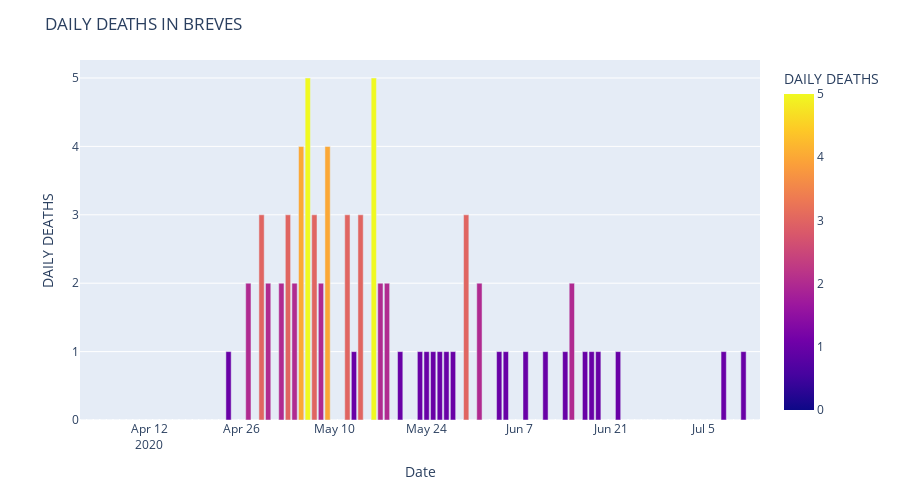

Write notebook code for a chart like this one.
### Code cell
#DAILY DEATHS IN BREVES
carona_data = df_breves.groupby(['Date'])['Deaths'].sum().reset_index().sort_values('Deaths',ascending = True)
carona_data['DAILY DEATHS'] = carona_data['Deaths'].sub(carona_data['Deaths'].shift())
carona_data['DAILY DEATHS'].iloc[0] = carona_data['Deaths'].iloc[0]
carona_data['DAILY DEATHS'] = carona_data['DAILY DEATHS'].astype(int)
fig = px.bar(carona_data, y='DAILY DEATHS', x='Date',hover_data =['DAILY DEATHS'], color='DAILY DEATHS', height=500)
fig.update_layout(
    title='DAILY DEATHS IN BREVES')
fig.show()

### Figure 1 — Plotly figure (JSON) as saved in the notebook; plotly's stock layout.template omitted (floating-point values rounded to 4 significant figures)
{"data": [{"alignmentgroup": "True", "customdata": [[0], [0], [0], [0], [0], [0], [0], [0], [0], [0], [0], [0], [0], [0], [0], [0], [0], [0], [1], [0], [0], [0], [0], [0], [0], [2], [0], [3], [2], [0], [2], [3], [2], [4], [5], [3], [2], [4], [0], [0], [3], [1], [3], [0], [5], [2], [2], [0], [1], [0], [1], [0], [1], [1], [1], [1], [1], [0], [3], [0], [2], [0], [0], [1], [1], [0], [0], [1], [0], [0], [1], [0], [0], [1], [2], [0], [1], [1], [1], [0], [0], [1], [0], [0], [1], [0], [0], [0], [0], [0], [0], [0], [0], [0], [0], [0], [0], [0], [0], [1], [0], [0], [0]], "hovertemplate": "Date=%{x}<br>DAILY DEATHS=%{marker.color}<extra></extra>", "legendgroup": "", "marker": {"color": [0, 0, 0, 0, 0, 0, 0, 0, 0, 0, 0, 0, 0, 0, 0, 0, 0, 0, 1, 0, 0, 0, 0, 0, 0, 2, 0, 3, 2, 0, 2, 3, 2, 4, 5, 3, 2, 4, 0, 0, 3, 1, 3, 0, 5, 2, 2, 0, 1, 0, 1, 0, 1, 1, 1, 1, 1, 0, 3, 0, 2, 0, 0, 1, 1, 0, 0, 1, 0, 0, 1, 0, 0, 1, 2, 0, 1, 1, 1, 0, 0, 1, 0, 0, 1, 0, 0, 0, 0, 0, 0, 0, 0, 0, 0, 0, 0, 0, 0, 1, 0, 0, 0], "coloraxis": "coloraxis"}, "name": "", "offsetgroup": "", "orientation": "v", "showlegend": false, "textposition": "auto", "type": "bar", "x": ["2020-04-02T00:00:00", "2020-04-19T00:00:00", "2020-04-18T00:00:00", "2020-04-17T00:00:00", "2020-04-16T00:00:00", "2020-04-15T00:00:00", "2020-04-14T00:00:00", "2020-04-13T00:00:00", "2020-04-11T00:00:00", "2020-04-12T00:00:00", "2020-04-09T00:00:00", "2020-04-08T00:00:00", "2020-04-07T00:00:00", "2020-04-06T00:00:00", "2020-04-05T00:00:00", "2020-04-04T00:00:00", "2020-04-03T00:00:00", "2020-04-10T00:00:00", "2020-04-24T00:00:00", "2020-04-25T00:00:00", "2020-04-23T00:00:00", "2020-04-26T00:00:00", "2020-04-21T00:00:00", "2020-04-20T00:00:00", "2020-04-22T00:00:00", "2020-04-27T00:00:00", "2020-04-28T00:00:00", "2020-04-29T00:00:00", "2020-04-30T00:00:00", "2020-05-01T00:00:00", "2020-05-02T00:00:00", "2020-05-03T00:00:00", "2020-05-04T00:00:00", "2020-05-05T00:00:00", "2020-05-06T00:00:00", "2020-05-07T00:00:00", "2020-05-08T00:00:00", "2020-05-09T00:00:00", "2020-05-10T00:00:00", "2020-05-11T00:00:00", "2020-05-12T00:00:00", "2020-05-13T00:00:00", "2020-05-14T00:00:00", "2020-05-15T00:00:00", "2020-05-16T00:00:00", "2020-05-17T00:00:00", "2020-05-18T00:00:00", "2020-05-19T00:00:00", "2020-05-20T00:00:00", "2020-05-21T00:00:00", "2020-05-23T00:00:00", "2020-05-22T00:00:00", "2020-05-24T00:00:00", "2020-05-25T00:00:00", "2020-05-26T00:00:00", "2020-05-27T00:00:00", "2020-05-28T00:00:00", "2020-05-29T00:00:00", "2020-05-30T00:00:00", "2020-05-31T00:00:00", "2020-06-01T00:00:00", "2020-06-02T00:00:00", "2020-06-03T00:00:00", "2020-06-04T00:00:00", "2020-06-05T00:00:00", "2020-06-06T00:00:00", "2020-06-07T00:00:00", "2020-06-08T00:00:00", "2020-06-09T00:00:00", "2020-06-10T00:00:00", "2020-06-11T00:00:00", "2020-06-12T00:00:00", "2020-06-13T00:00:00", "2020-06-14T00:00:00", "2020-06-15T00:00:00", "2020-06-16T00:00:00", "2020-06-17T00:00:00", "2020-06-18T00:00:00", "2020-06-19T00:00:00", "2020-06-20T00:00:00", "2020-06-21T00:00:00", "2020-06-22T00:00:00", "2020-06-23T00:00:00", "2020-06-24T00:00:00", "2020-07-08T00:00:00", "2020-07-07T00:00:00", "2020-07-06T00:00:00", "2020-07-05T00:00:00", "2020-07-04T00:00:00", "2020-07-03T00:00:00", "2020-07-02T00:00:00", "2020-06-29T00:00:00", "2020-06-30T00:00:00", "2020-07-09T00:00:00", "2020-06-28T00:00:00", "2020-06-27T00:00:00", "2020-06-26T00:00:00", "2020-06-25T00:00:00", "2020-07-01T00:00:00", "2020-07-11T00:00:00", "2020-07-12T00:00:00", "2020-07-10T00:00:00", "2020-07-13T00:00:00"], "xaxis": "x", "y": [0, 0, 0, 0, 0, 0, 0, 0, 0, 0, 0, 0, 0, 0, 0, 0, 0, 0, 1, 0, 0, 0, 0, 0, 0, 2, 0, 3, 2, 0, 2, 3, 2, 4, 5, 3, 2, 4, 0, 0, 3, 1, 3, 0, 5, 2, 2, 0, 1, 0, 1, 0, 1, 1, 1, 1, 1, 0, 3, 0, 2, 0, 0, 1, 1, 0, 0, 1, 0, 0, 1, 0, 0, 1, 2, 0, 1, 1, 1, 0, 0, 1, 0, 0, 1, 0, 0, 0, 0, 0, 0, 0, 0, 0, 0, 0, 0, 0, 0, 1, 0, 0, 0], "yaxis": "y"}], "layout": {"barmode": "relative", "coloraxis": {"colorbar": {"title": {"text": "DAILY DEATHS"}}, "colorscale": [[0, "#0d0887"], [0.1111, "#46039f"], [0.2222, "#7201a8"], [0.3333, "#9c179e"], [0.4444, "#bd3786"], [0.5556, "#d8576b"], [0.6667, "#ed7953"], [0.7778, "#fb9f3a"], [0.8889, "#fdca26"], [1, "#f0f921"]]}, "height": 500, "legend": {"tracegroupgap": 0}, "margin": {"t": 60}, "title": {"text": "DAILY DEATHS IN BREVES"}, "xaxis": {"anchor": "y", "domain": [0, 1], "title": {"text": "Date"}}, "yaxis": {"anchor": "x", "domain": [0, 1], "title": {"text": "DAILY DEATHS"}}}}
